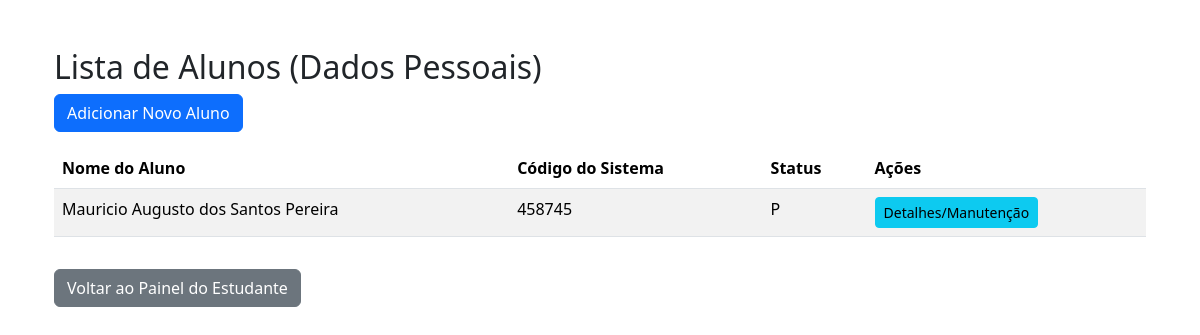
The page /estudante/manutencao/dados_pessoais/listar/ (signed in) on the database as committed earlier.
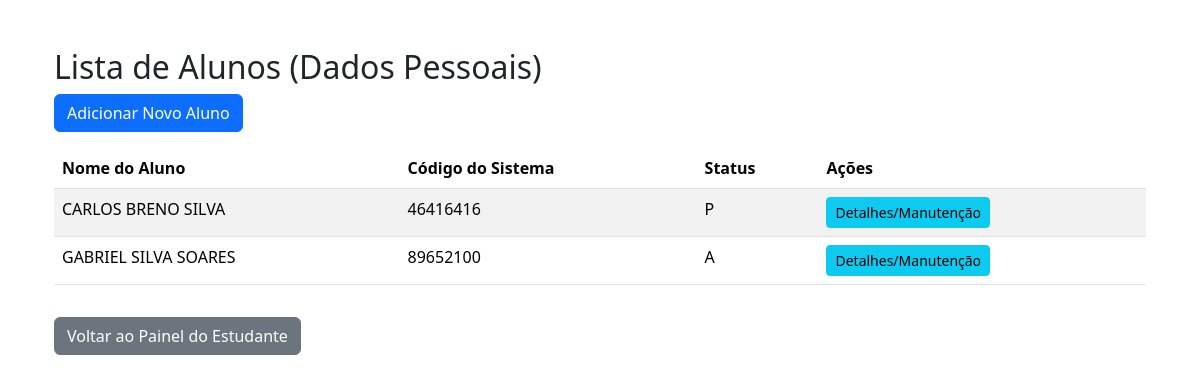
The same page on the database as committed later.
### localizador/models.py (models this page shows, shortened)
class Aluno_Arquivo(models.Model):
    id_aluno_arquivo = models.AutoField(primary_key=True)
    usuario = models.ForeignKey(
        Usuario,
        on_delete=models.CASCADE,
        related_name="alunos"
    )
    status_arquivo_aluno = models.CharField(
        max_length=1,
        choices=[('A', 'Ativo'), ('P', 'Permanente')]
    )
    cod_sistema = models.IntegerField(unique=True)
    nome_aluno = models.CharField(max_length=100)
    cpf = models.CharField(max_length=14, blank=True, null=True)
    localizacao_arquivo = models.IntegerField(
        unique=True,
        null=True,
        blank=True
    )

### localizador/views.py (the view)
# urls.py: path('estudante/manutencao/dados_pessoais/listar/', views.student_personal_data_maintenance_list_view, name='student_personal_data_maintenance_list'),
@login_required
def student_personal_data_maintenance_list_view(request):
    alunos = Aluno_Arquivo.objects.all()
    return render(request, 'localizador/student_personal_data_maintenance_list.html', {'alunos': alunos})

### localizador/templates/localizador/student_personal_data_maintenance_list.html (shortened to what this page needs)
{% extends 'localizador/base.html' %}
{% block content %}
<div class="container mt-5">
  <h2>Lista de Alunos (Dados Pessoais)</h2>
  <a href="{% url 'student_personal_data_create' %}" class="btn btn-primary mb-3">Adicionar Novo Aluno</a>
  <table class="table table-striped">
    <thead>
      <tr>
        <th>Nome do Aluno</th>
        <th>Código do Sistema</th>
        <th>Status</th>
        <th>Ações</th>
      </tr>
    </thead>
    <tbody>
      {% for aluno in alunos %}
      <tr>
        <td>{{ aluno.nome_aluno }}</td>
        <td>{{ aluno.cod_sistema }}</td>
        <td>{{ aluno.status_arquivo_aluno }}</td>
        <td>
          <a href="{% url 'student_personal_data_edit' aluno.id_aluno_arquivo %}" class="btn btn-sm btn-info">Detalhes/Manutenção</a>
        </td>
      </tr>
      {% empty %}
      <tr>
        <td colspan="4">Nenhum aluno encontrado.</td>
      </tr>
      {% endfor %}
    </tbody>
  </table>
  <a href="{% url 'student_dashboard' %}" class="btn btn-secondary mt-3">Voltar ao Painel do Estudante</a>
</div>
{% endblock %}

Rows that differ between the two databases and show on the page:
removed Aluno_Arquivo: nome_aluno "Mauricio Augusto dos Santos Pereira", cod_sistema "458745", status_arquivo_aluno "P"
added Aluno_Arquivo: nome_aluno "CARLOS BRENO SILVA", cod_sistema "46416416", status_arquivo_aluno "P"
added Aluno_Arquivo: nome_aluno "GABRIEL SILVA SOARES", cod_sistema "89652100", status_arquivo_aluno "A"
